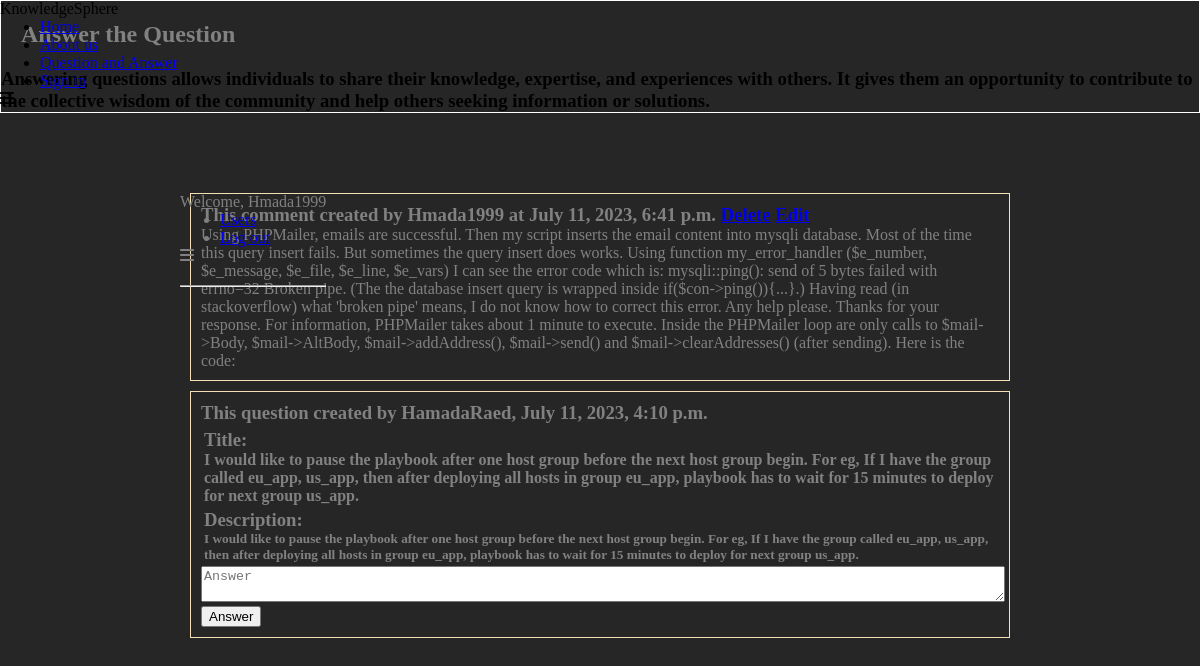
/displayAnswerFrom/18 (signed in), run on an earlier commit of the app's database.
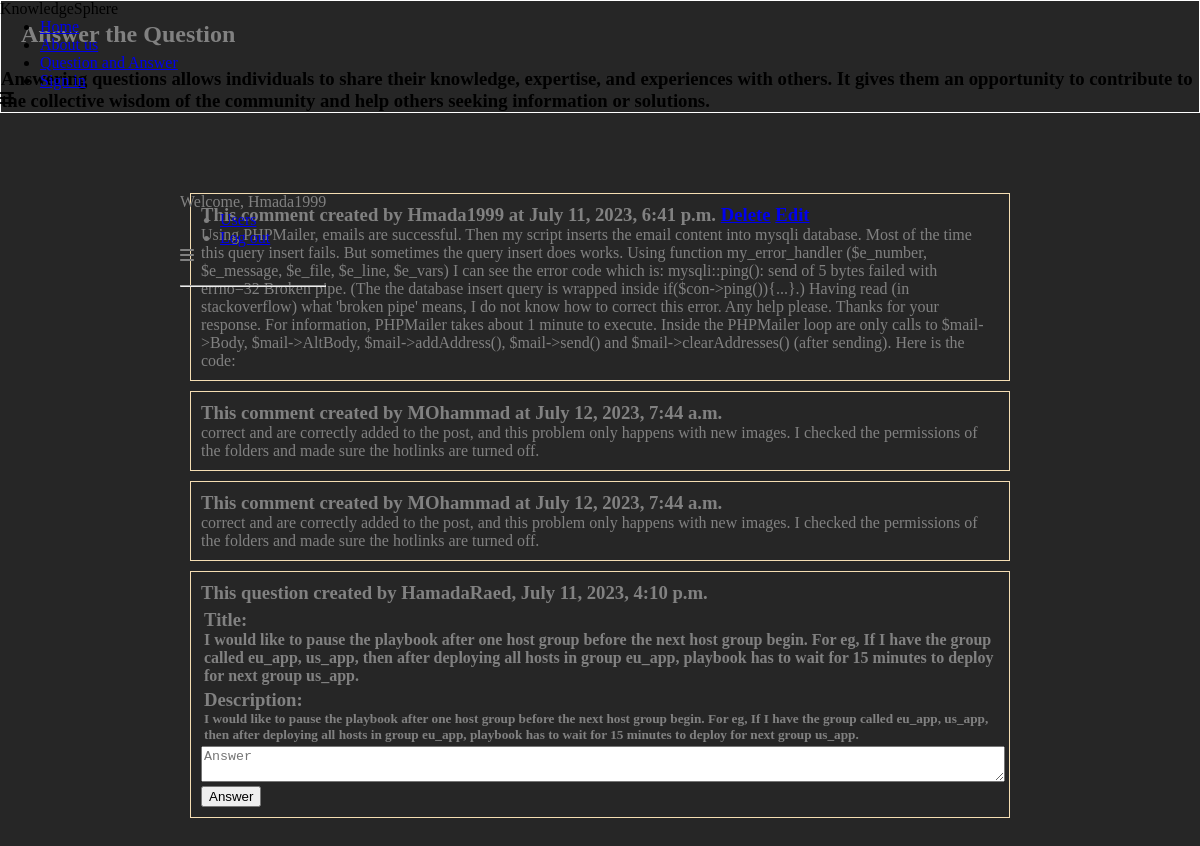
And on a later commit of the database.
### soloapp/models.py (models this page shows)
class Comment(models.Model):
    comment_text = models.TextField()
    user = models.ForeignKey(User, related_name='comments', on_delete = models.CASCADE)
    question = models.ForeignKey(Question, related_name='comments', on_delete = models.CASCADE)
    created_at = models.DateTimeField(auto_now_add=True)
    updated_at = models.DateTimeField(auto_now=True)

class User(models.Model):
    username = models.CharField(max_length=255)
    email = models.CharField(max_length=255)
    password = models.CharField(max_length=255)
    created_at = models.DateTimeField(auto_now_add=True)
    updated_at = models.DateTimeField(auto_now=True)
    objects = UserManager()

### soloapp/views.py (the view)
# urls.py: path('displayAnswerFrom/<question_id>', views.displayAnswerFrom),
def displayAnswerFrom(request, question_id):
    orderedComment = Comment.objects.order_by('-created_at')
    countComment = len(orderedComment)
    content = {
        'questions' : Question.objects.get(id= question_id),
        'comments' : orderedComment,
        'user' : User.objects.get(id= request.session['user']),
        'countComment' : countComment,
    }
    return render(request, 'displayAnswerFrom.html', content)

### soloapp/templates/displayAnswerFrom.html (shortened to what this page needs)
<!DOCTYPE html>
<html lang="en">
<head>
    {% load static %}
    <link rel="stylesheet" href="{% static 'css/answer.css' %}">
    <link rel="stylesheet" href="https://cdnjs.cloudflare.com/ajax/libs/font-awesome/4.7.0/css/font-awesome.min.css">
</head>
<body>
    <main>
        <nav>
            <label class="logo">KnowledgeSphere</label>
            <ul>
                <li><a href="/" class="active">Home</a></li>
                <li><a href="/displayAboutUs">About us</a></li>
                <li><a href="/displayAllQuestion">Question and Answer</a></li>
                <li><a href="/signin">Sign in</a></li>
            </ul>
            <label id="icon">
                <i class="fa fa-bars"></i>
            </label>
        </nav>
        <section>
            <header>
                <div>
                    <h1>Answer the Question</h1>
                    <h3>Answering questions allows individuals to share their knowledge, expertise, and experiences with
                        others. It gives them an opportunity to contribute to the collective wisdom of the community and
                        help others seeking information or solutions.</h3>
                </div>
            </header>
        </section>
        <div class="container">
            <div class="content">
                <nav>
                    <label class="logo">Welcome, {{user.username}}</label>
                    <ul>
                        <li><a href="/displayUsers">Users</a></li>
                        <li><a href="/distroy">Log out</a></li>
                    </ul>
                    <label id="icon">
                        <i class="fa fa-bars"></i>
                    </label>
                    <hr>
                </nav>
                <div class="questionForm">
                    {% for comment in questions.comments.all%}
                    <div class="box">
                        <h3>This comment created by {{comment.user.username}} at {{comment.created_at}}
                            {% if comment.user.id == user.id %}
                            <a href="/delete/{{comment.id}}/{{questions.id}}">Delete</a>
                            <a href="/displayEditComment/{{comment.id}}/{{questions.id}}">Edit</a>
                            {% endif %}
                        </h3>
                        <p class="commentText">{{comment.comment_text}}</p>
                    </div>
                    {% endfor%}
                    <div class="box">
                        <form action="/addAnswer/{{questions.id}}" method="post">
                            <table>
                                <tr>
                                    <h3>This question created by {{questions.user.username}}, {{questions.created_at}}
                                    </h3>
                                </tr>
                                <tr>
                                    <td>
                                        <h3>Title:</h3>
                                        <h4>{{questions.message_text}}</h4>
                                    </td>
                                </tr>
                                <tr>
                                    <td>
                                        <h3>Description:</h3>
                                        <h5>{{questions.desc}}</h5>
                                    </td>
                                </tr>
                            </table>
                            <textarea type="text" name="comment_text" placeholder="Answer"></textarea>
                            <input type="submit" value="Answer" class="submit">
                        </form>
                    </div>
                </div>
            </div>
        </div>
    </main>
</body>
</html>

What changed in the data, as far as the page shows it:
added Comment: user.username "MOhammad", created_at "July 12, 2023, 7:44 a.m.", comment_text "correct and are correctly added to the post, and this problem only happens with new images. I checked the permissions of the folders and made sure the hotlinks are turned off."
added Comment: user.username "MOhammad", created_at "July 12, 2023, 7:44 a.m.", comment_text "correct and are correctly added to the post, and this problem only happens with new images. I checked the permissions of the folders and made sure the hotlinks are turned off."
